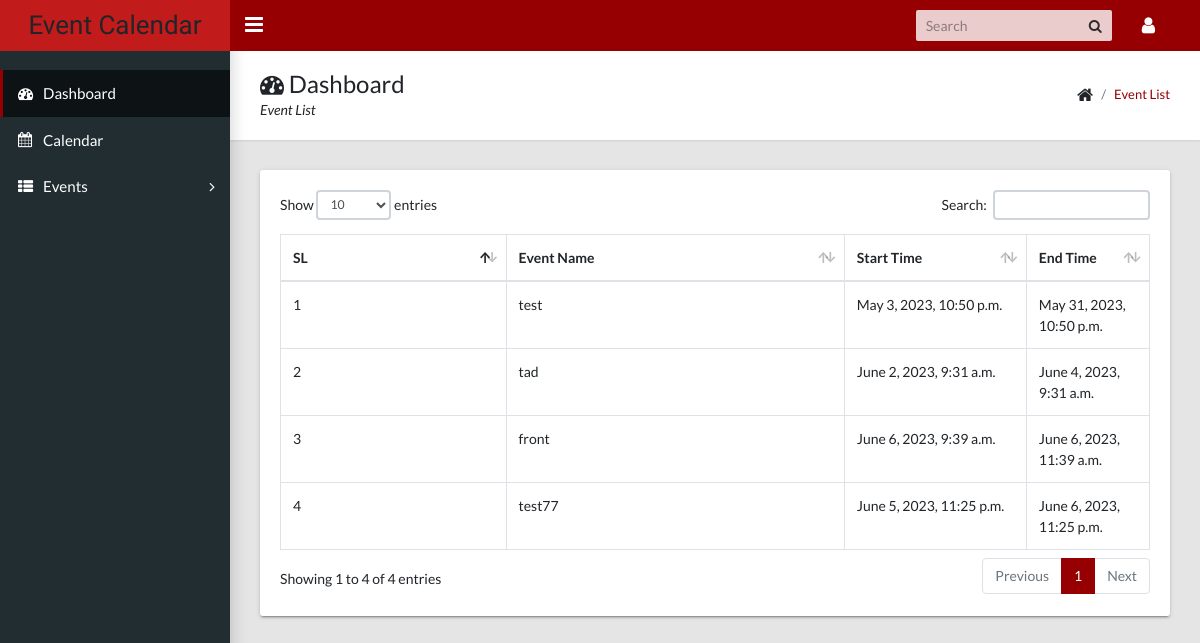
/all-event-list/ (signed in), run on an earlier commit of the app's database.
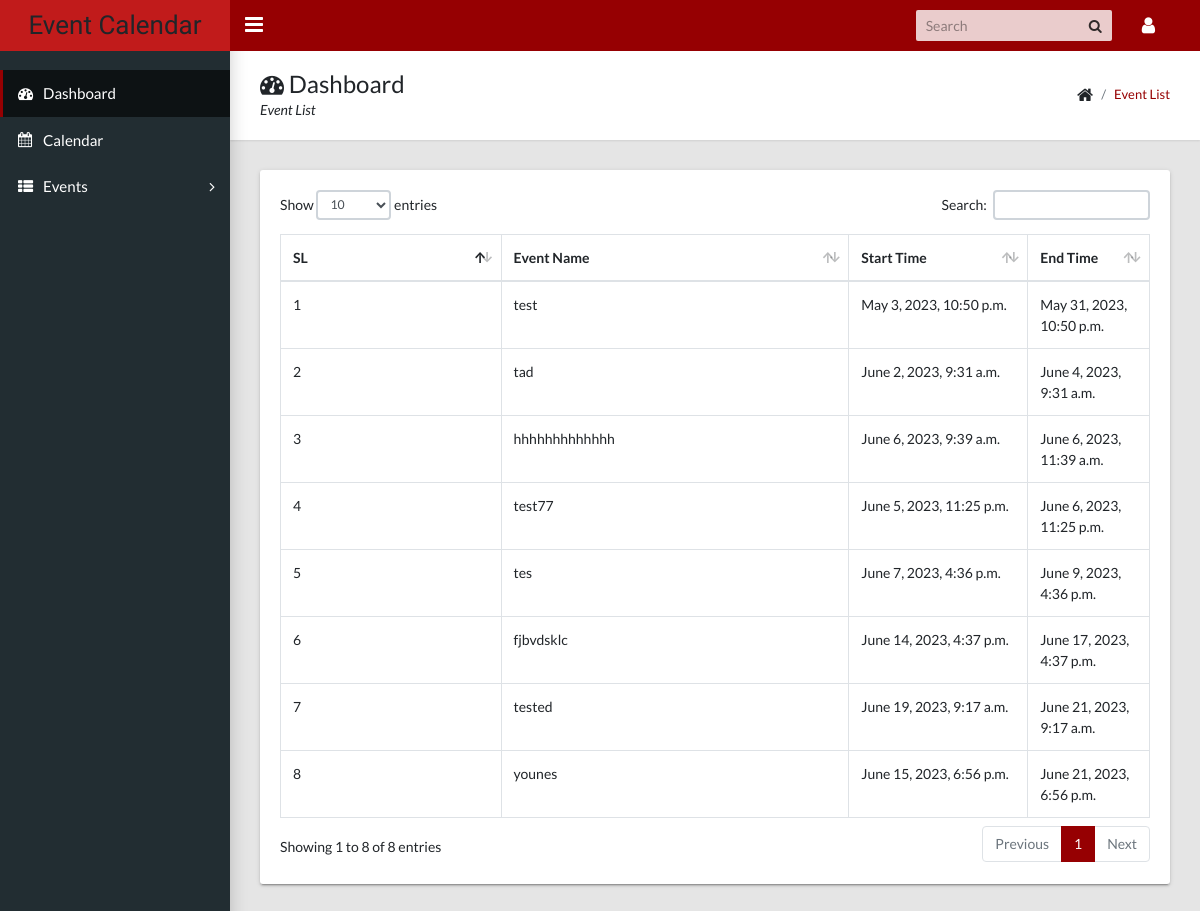
And on a later commit of the database.
### calendarapp/models/event.py (models this page shows, shortened)
class Event(EventAbstract):
    user = models.ForeignKey(User, on_delete=models.CASCADE, related_name="events")
    title = models.CharField(max_length=200, unique=True)
    description = models.TextField()
    start_time = models.DateTimeField()
    end_time = models.DateTimeField()
    objects = EventManager()

### calendarapp/views/event_list.py (the view)
# urls.py: path("all-event-list/", views.AllEventsListView.as_view(), name="all_events"),
class AllEventsListView(ListView):
    template_name = "calendarapp/events_list.html"
    model = Event
    def get_queryset(self):
        return Event.objects.get_all_events(user=self.request.user)

### calendarapp/models/event.py (called while the page is built)
    def get_all_events(self, user):
        events = Event.objects.filter(user=user, is_active=True, is_deleted=False)
        return events

### templates/calendarapp/events_list.html (shortened to what this page needs)
{% extends 'base/base.html' %}
{% load static %}
{% block breadcrumb %}
    <div>
        <h1><i class="fa fa-dashboard"></i> Dashboard</h1>
        <p>Event List</p>
    </div>
    <ul class="app-breadcrumb breadcrumb">
        <li class="breadcrumb-item"><i class="fa fa-home fa-lg"></i></li>
        <li class="breadcrumb-item"><a href="#">Event List</a></li>
    </ul>
{% endblock breadcrumb %}
{% block content %}
<div class="row">
    <div class="col-md-12">
        <div class="tile">
            <div class="tile-body">
                <div class="table-responsive">
                    <div id="sampleTable_wrapper" class="dataTables_wrapper container-fluid dt-bootstrap4 no-footer">
                        <div class="row">
                            <div class="col-sm-12">
                                <table class="table table-hover table-bordered dataTable no-footer" id="sampleTable" role="grid" aria-describedby="sampleTable_info">
                                    <thead>
                                        <tr role="row">
                                            <th class="sorting_asc" tabindex="0" aria-controls="sampleTable" rowspan="1" colspan="1" aria-sort="ascending" aria-label="Name: activate to sort column descending" style="width: 261.641px;">SL</th>
                                            <th class="sorting" tabindex="0" aria-controls="sampleTable" rowspan="1" colspan="1" aria-label="Position: activate to sort column ascending" style="width: 417.312px;">Event Name</th>
                                            <th class="sorting" tabindex="0" aria-controls="sampleTable" rowspan="1" colspan="1" aria-label="Office: activate to sort column ascending" style="width: 189.281px;">Start Time</th>
                                            <th class="sorting" tabindex="0" aria-controls="sampleTable" rowspan="1" colspan="1" aria-label="Age: activate to sort column ascending" style="width: 102.141px;">End Time</th>
                                        </tr>
                                    </thead>
                                    <tbody>
                                        {% for event in object_list %}
                                            <tr role="row" class="odd">
                                                <td class="sorting_1">{{ forloop.counter }}</td>
                                                <td>{{ event.title }}</td>
                                                <td>{{ event.start_time }}</td>
                                                <td>{{ event.end_time }}</td>
                                            </tr>
                                        {% endfor %}
                                    </tbody>
                                </table>
                            </div>
                        </div>
                    </div>
                </div>
            </div>
        </div>
    </div>
</div>
{% endblock content %}

What changed in the data, as far as the page shows it:
changed Event: title "front" → "hhhhhhhhhhhhh"
added Event: title "tes", start_time "June 7, 2023, 4:36 p.m.", end_time "June 9, 2023, 4:36 p.m."
added Event: title "fjbvdsklc", start_time "June 14, 2023, 4:37 p.m.", end_time "June 17, 2023, 4:37 p.m."
added Event: title "tested", start_time "June 19, 2023, 9:17 a.m.", end_time "June 21, 2023, 9:17 a.m."
added Event: title "younes", start_time "June 15, 2023, 6:56 p.m.", end_time "June 21, 2023, 6:56 p.m."
Also different on the page:
text written by a page script: "Show entries Search: Showing 1 to 4 of 4 entries Previous 1 Next" → "Show entries Search: Showing 1 to 8 of 8 entries Previous 1 Next"
